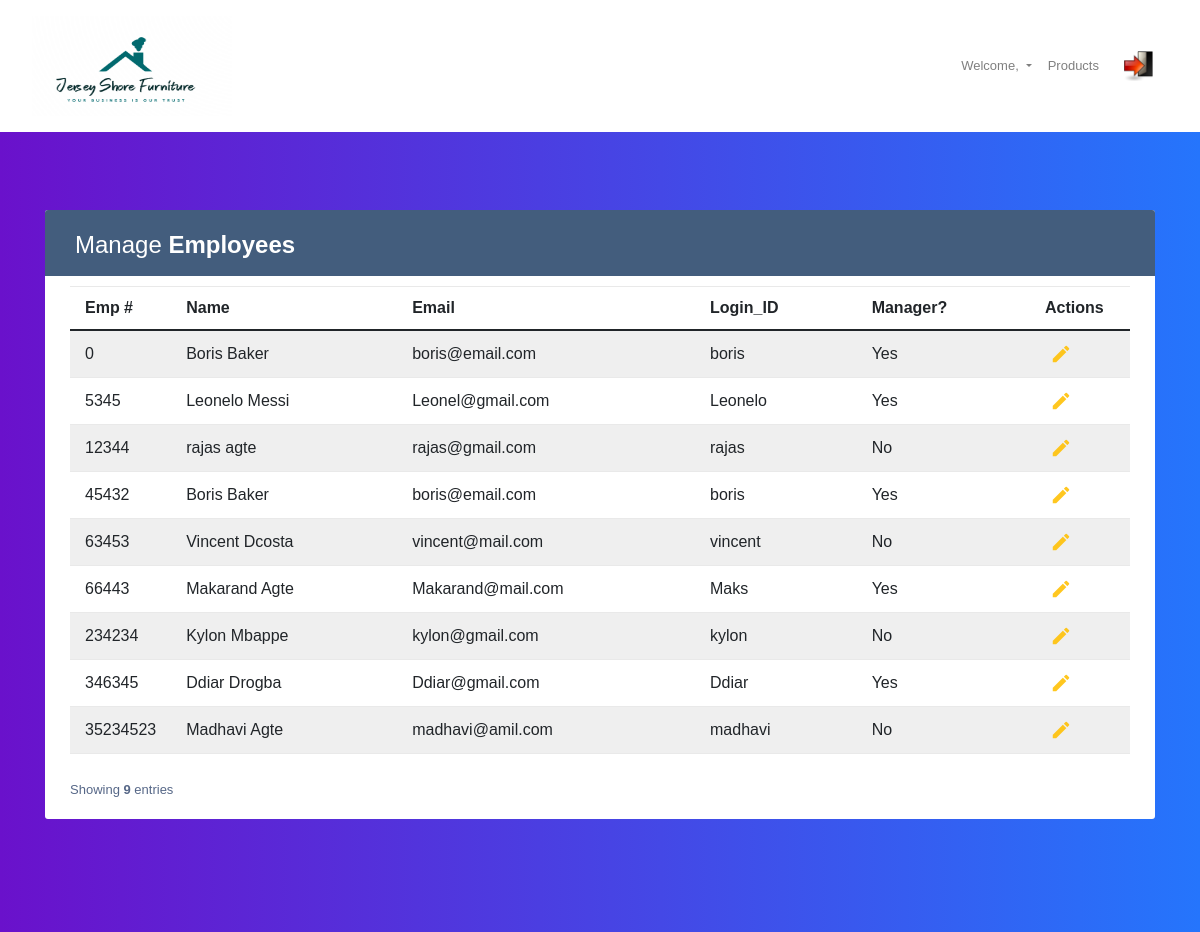
/ManageEmployees.php, run on an earlier commit of the app's database.
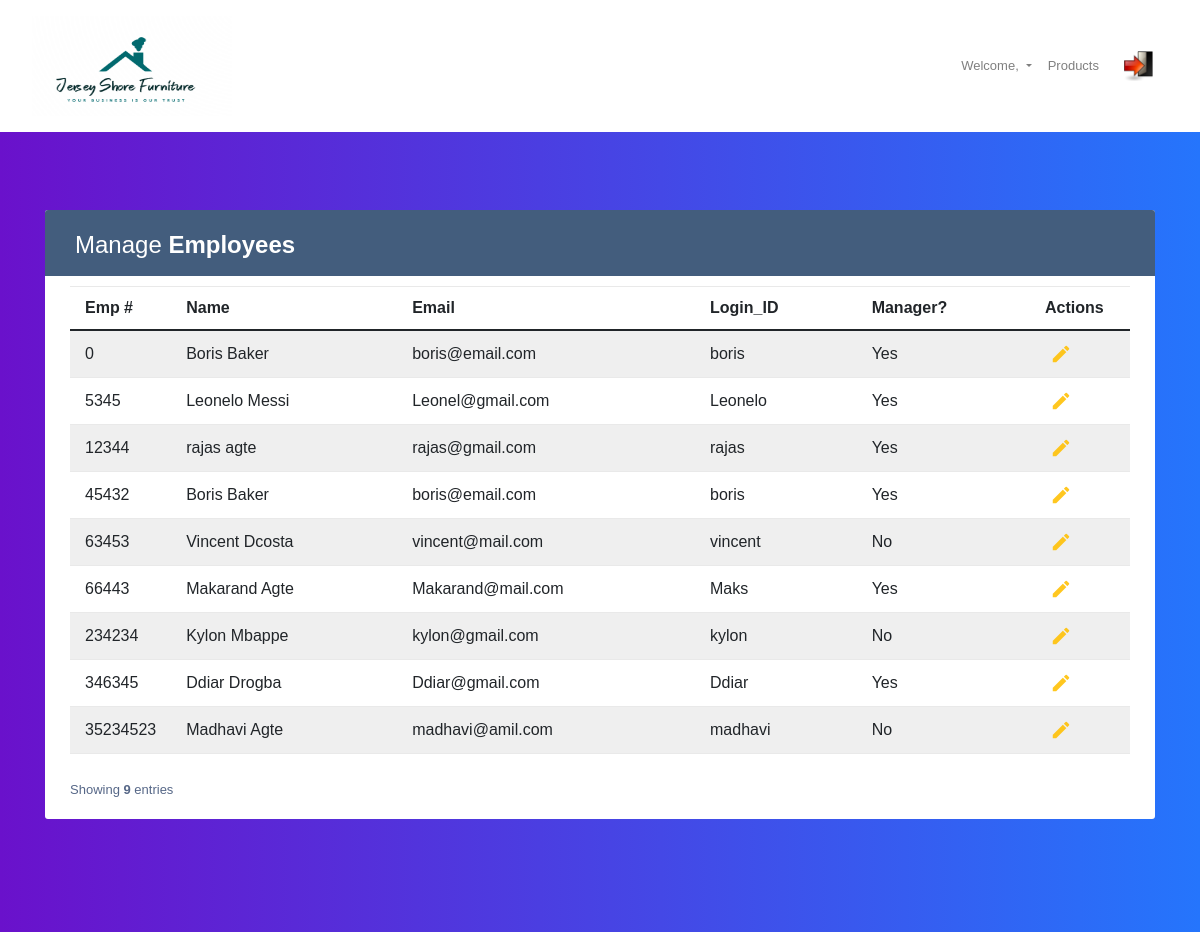
And on a later commit of the database.
### tables this page shows
CREATE TABLE `employee` (
  `Employee_ID` int(12) NOT NULL,
  `First_Name` varchar(200) NOT NULL,
  `Last_Name` varchar(200) NOT NULL,
  `Email` varchar(200) NOT NULL,
  `Login_ID` varchar(200) NOT NULL,
  `Password` varchar(200) NOT NULL,
  `Is_Manager` tinyint(1) NOT NULL
);

### ManageEmployees.php (the view, shortened to what this page needs)
<?php
include("config.php");
?>
<html>
<head>
    <link href="https://cdn.jsdelivr.net/npm/bootstrap@5.0.2/dist/css/bootstrap.min.css" rel="stylesheet"
>
    <link rel="stylesheet" href="https://cdn.jsdelivr.net/npm/bootstrap-icons@1.5.0/font/bootstrap-icons.css">
	<link rel="stylesheet" href="https://stackpath.bootstrapcdn.com/bootstrap/4.5.0/css/bootstrap.min.css">
<link rel="stylesheet" href="https://maxcdn.bootstrapcdn.com/font-awesome/4.7.0/css/font-awesome.min.css">
<link rel="stylesheet" type="text/css" href="https://cdn.jsdelivr.net/npm/daterangepicker/daterangepicker.css" />
</head>
    <nav class="navbar navbar-expand-lg navbar-light bg-white">
    <div>
    <a class="nav-link"> <img  src="pictures/HomeLogo.png" width='200' height='100' /></a>
   </div>
        <div class="container-fluid">
            <div class="collapse navbar-collapse" id="navbarExample01">
             	   <ul class="navbar-nav me-auto mb-2 mb-lg-0">
						<a  class="nav-link dropdown-toggle" id="navbarDropdown" data-toggle="dropdown" aria-expanded="false">
              			  Welcome, <?php echo $_SESSION['EmpName'] ?>
           				 </a>
                    <li class="nav-item">
                        <a class="nav-link" href="product_Management.php">Products</a>
                    </li>
                    </div>
                    <div>
						<?php if($_SESSION['EmpName'] != "Admin") { ?>
                    <a class="nav-link" href="customerlogin.php"> <img  src="pictures/logout.png" href="ManagerView.php" width='30' height='30' /></a>
					<?php } else { ?>
						<a class="nav-link" href="DatabaseEmployeeView.php"> <img  src="pictures/logout.png" href="DatabaseEmployeeView.php" width='30' height='30' /></a>
						<?php } ?>
                    </div>
        </div>
    </nav>
<section class="h-100 gradient-custom">
<form method="post" action="ManageEmployees.php">
  <div class="container py-5">
	<div class="table-responsive">
		<div class="table-wrapper">
			<div class="table-title">
				<div class="row">
					<div class="col-sm-6">
						<h2>Manage <b>Employees</b></h2>
					</div>
				</div>
			</div>
      <table class="table table-striped table-hover">
				<thead>
					<tr>
						<th>Emp #</th>
						<th>Name</th>
						<th>Email</th>
            			<th>Login_ID</th>
						<th>Manager?</th>
						<th>Actions</th>
					</tr>
				</thead>
        <tbody>
<?php
	$employeeSQL = "select employee_id,Concat(FIRST_name,' ',Last_name) 'Full Name',email,Login_ID,(CASE WHEN Is_Manager =1  THEN 'Yes' ELSE 'No' end) AS 'Manager' from employee";
  $query_result = mysqli_query($con, $employeeSQL);
  $total_rows = mysqli_num_rows($query_result);
  while ($row = mysqli_fetch_assoc($query_result)) {
?>
					<tr>
						<td><?php echo $row['employee_id'] ?></td>
						<td><?php echo $row['Full Name'] ?></td>
           				 <td><?php echo $row['email'] ?></td>
            				<td><?php echo $row['Login_ID'] ?></td>
            			<td><?php echo $row['Manager'];?></td>
						<td>
						<a href="employee_adding.php?empID=<?php echo $row['employee_id'] ?>" class="edit" title="Edit" data-toggle="tooltip"><i class="material-icons">&#xE254;</i></a>
					</td>
					</tr>
      <?php
  }
      ?>
      </tbody>
			</table>
			<div class="clearfix">
				<div class="hint-text">Showing  <b><?php echo $total_rows ?></b> entries</div>
			</div>
		</div>
	</div>
</div>
  </form>
</section>
</body>
</html>

What changed in the data, as far as the page shows it:
changed employee "rajas@gmail.com": Manager "No" → "Yes"
